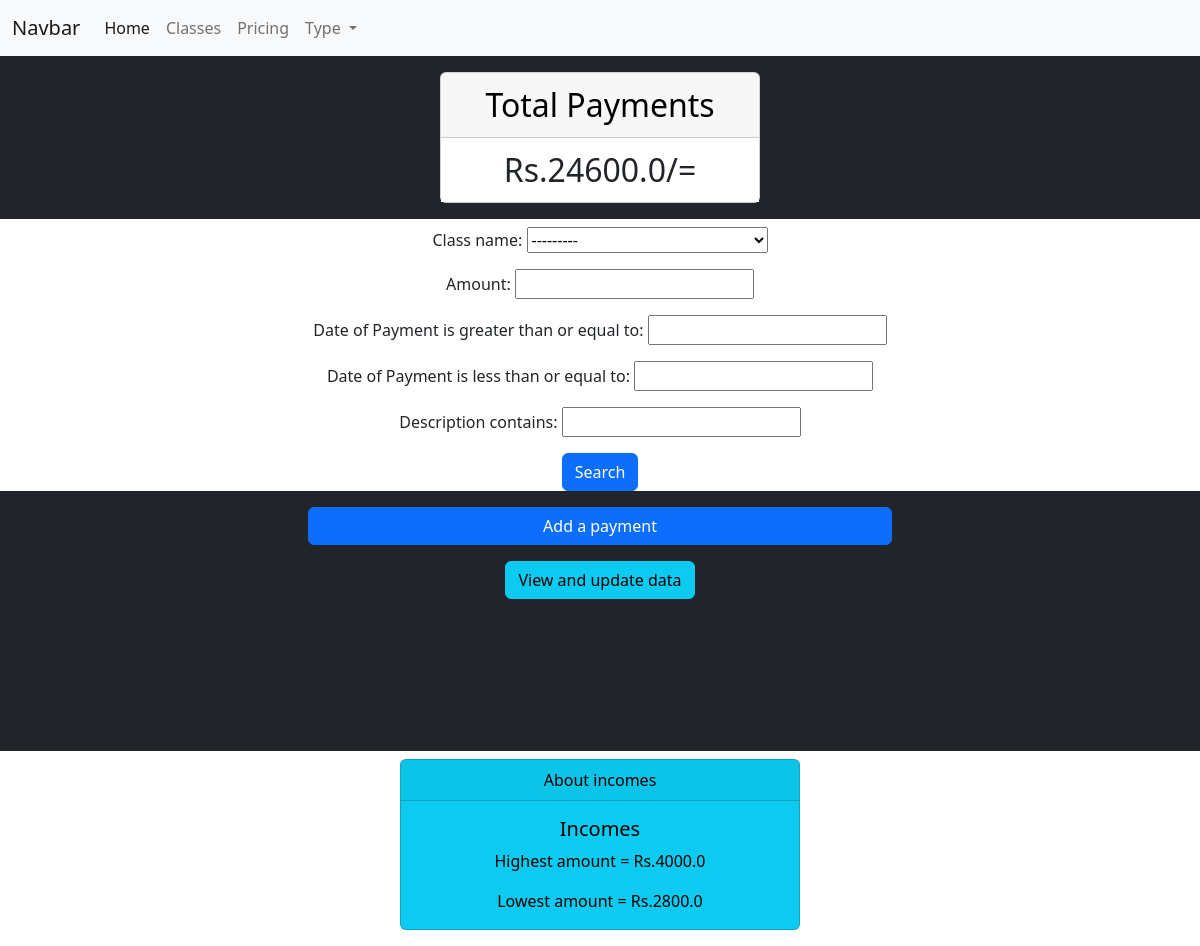
/payment, run on the app's committed database.
### base/models.py (models this page shows, shortened)
class Classes(models.Model):
    name = models.ForeignKey(User, on_delete=models.CASCADE, null=True)
    class_name = models.CharField(max_length=200)
    amount = models.FloatField(null=False)
    def __str__(self):
        return self.class_name

class Payment(models.Model):
    class_name = models.ForeignKey(Classes, on_delete=models.CASCADE, null=False)
    date = models.DateTimeField("Date of Payment", null=True)
    file = models.FileField(null=True, blank=True)
    amount = models.FloatField(null=False, blank=False)
    description = models.CharField(max_length=200, null=True, blank=True)

### base/views.py (the view)
# urls.py: path('payment', views.payment, name='payment'),
def payment(request):
    payments = Payment.objects.all()
    payment_filter = PaymentFilter(request.GET, queryset=payments)
    payments = payment_filter.qs
    if len(payments) > 0:
        total_fees = sum([total.amount for total in payments])
        class1 = [item.class_name for item in payments]
        amount = [item.amount for item in payments]
        max_val = max([total.amount for total in payments])
        min_val = min([total.amount for total in payments])
        print(amount)
    else:
        total_fees = 0
        class1 = []
        amount = []
        max_val = 0
        min_val = 0
    context = {
        'payments':payments,
        "total_fees":total_fees,
        "payment_filter":payment_filter,
        "class":class1,
        "amount":amount,
        "max":max_val,
        "min":min_val
    }
    return render(request, './base/payments.html', context)

### base/templates/base/payments.html (shortened to what this page needs)
{% extends './main.html' %}
{% block content %}
<div class="p-3 mb-2 bg-dark text-white">
  <center><center>
<font size="6" color="black">
<div class="card" style="width: 20rem;">
    <div class="card-header">
      Total Payments
    </div>
    <ul class="list-group list-group-flush">
      <li class="list-group-item">Rs.{{total_fees}}/=</li>
    </ul>
</font>
  </div>
<center>
<div class="form-group">
<div class="container">
  <form action="" method="GET">
    {{payment_filter.form.as_p}}
    <button class="btn btn-primary" type="submit">Search</button>
  </form>
</div>
</div>
</center>
<div class="p-3 mb-2 bg-dark">
<div class="d-grid gap-2 col-6 mx-auto">
  <a href="{% url 'tracker:payment_form' %}" class="btn btn-primary">Add a payment</a>
</div>
  <p>
    <center>
    <button class="btn btn-info" type="button" data-bs-toggle="collapse" data-bs-target="#collapseWidthExample" aria-expanded="false" aria-controls="collapseWidthExample">
      View and update data
    </button>
    </center>
  </p>
  <div style="min-height: 120px;">
    </div>
  </div>
<center>
<div class="card text-bg-info mb-3" style="max-width: 25rem;">
  <div class="card-header">About incomes</div>
  <div class="card-body">
    <h5 class="card-title">Incomes</h5>
    <p class="card-text">Highest amount = Rs.{{max}}</p>
    <p class="card-text">Lowest amount = Rs.{{min}}</p>
  </div>
</center>
{% endblock %}

### data on the page
Classes: class_name "---------"
Payment: amount "4000.0"
Payment: amount "2800.0"

### other printed values
{{ total_fees }} "24600.0"
